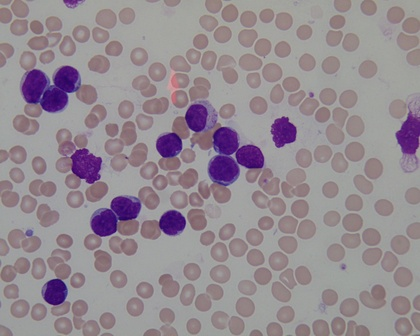
%> input picture Im003_1.jpg, 420 x 336 px, shrunk from 1712 x 1368 before the run
$ octave --eval "result = DE_MGF;"   (GNU Octave 9; MATLAB toolbox functions it lacks are replaced by stand-ins)
%> lines starting %> are read from the running program, lines starting %| are printed output that depends on the picture
### HellingerDistance.m
%% It calculates Hellinger distance, based on: Distance, by Herve Abdi %%%%
%%%   Valentin Osuna-Enciso, CIC-IPN, Abril, 2012 %%%%%%%%%%%%%%%%%%%%%%%%%
function d=HellingerDistance(A,B)
rA=sqrt(A);
rB=sqrt(B);
d=(rA-rB).^2;
d=sum(d);
d=sqrt(d);

### MGF.m
%% Mixture of Gaussian Functions: it works with 3 Gaussian functions. %%%%
function error=MGF(x,H,n)

xp=0:1:255;mix=zeros(256,1);xp=xp';
    for ind1=1:n
    mix=mix+(x(ind1,1)*exp(-((xp-round(x(ind1+n,1))).^2)/(2*(x(ind1+(n*2),1)^2))));%Gauss
%     mix=mix+x(ind1,1)./(1+(((xp-round(x(ind1+1,1))).^2)./x(ind1+2,1)));%Cauchy??
%     mix=mix+(x(ind1,1).*((x(ind1+(n*2),1)^2)./(((xp-round(x(ind1+n,1))).^2)+(x(ind1+(n*2),1)^2))));%Cauchi
%     mix=mix+(x(ind1,1)*exp(-((xp-round(x(ind1+1,1))))/((x(ind1+2,1)))));%Laplacian
    end
    medias=[]; cont=0;
    for ind=n+1:n*2
        medias=[medias,x(ind,1)];
        cont=cont+1;
    end
    medias=sort(medias); suma=0;
    for ind=1:cont-1
        if(medias(1,ind+1)-medias(1,ind))<(256*1.5)/(n*3)
            suma=suma+(1/(medias(1,ind+1)-medias(1,ind)));
        end
    end
% [4 lines of commented-out code are left out]
    error=HellingerDistance(H,mix)+(suma);
    %error=HellingerDistance(H,mix)+(Di/150);
%     error=HellingerDistance(H,mix);
end
%%
    % [12 lines of commented-out code are left out]

### DE_MGF.m
% Differential Evolution + Mixture of Gaussian Functions (DE_MGF) %%%%%%%%%
% Valentin Osuna-Enciso, CIC-IPN, Abril, 2012 %%%%%%%%%%%%%%%%%%%%%%%%%%%%%
% Paper: Segmentation of blood cell images using evolutive Methods. %%%%%%%
% En esta version, utilizo distancia Hellinger en vez de distancia %%%%%%%%
% Euclideana. Mejores resultados, mejor convergencia, no es necesario el %%
% factor de penalizacion. %%%%%%%%%%%%%%%%%%%%%%%%%%%%%%%%%%%%%%%%%%%%%%%%%
function [temp t EvaluacioneFO tiempo mhd]=DE_MGF
clear all
format long
DB=imread('Im003_1.jpg');%
%> DB is the input picture: size 336x420x3 uint8; mean R, G, B 148.6, 138.5, 145.6
numClases=4;    %Numero de clases que deseo obtener(a-priori)
DB=rgb2gray(DB);%Convierto a escala de grises
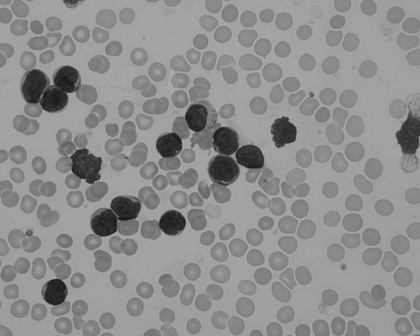
%> DB: size 336x420 uint8; min 23, max 176, mean 142.3
H=imhist(DB);   %Calculo del Histograma
%> H = 256 values, max 11059 at index 163, min 0 at index 1, mean 551.2
H=H/sum(H);     %Se normaliza Histograma experimental(suma de Hi=1)
%> H = 256 values, max 0.0784 at index 163, min 0 at index 1, mean 0.00391
%Amax=max(H);
L=size(H,1);
%> L = 256
Amax=[max(H),L-1,L/(numClases*4)]; %Mmax=L-1;Dmax=L-1;
%> Amax = [0.0784 255 16]
Amin=[0,1,0];

x_high=[];x_low=[];
    for ind1=1:3
        x_high=[x_high;ones(numClases,1)*Amax(ind1)];
        x_low=[x_low;ones(numClases,1)*Amin(ind1)];
    end
%> after the loop, x_high = [0.0784; 0.0784; 0.0784; 0.0784; 255; 255; 255; 255; 16; 16; 16; 16]; x_low = [0; 0; 0; 0; 1; 1; 1; 1; 0; 0; 0; 0]
% x_high=[Amax;L-1;(L-1)/12;Amax;L-1;(L-1)/12;Amax;L-1;(L-1)/12];
% x_low=[0;1;0;0;1;0;0;1;0];
x=[]; xp=0:1:255;
%INICIALIZACION DE1: %%%%%%%%%%%%%%%%%%%%%%%%%%%%%%%%%%%%%%%%%%%%%%%%%%%%%%
Np=90;          %Tamano de la poblacion.90
F=0.25;         %Factor de escalamiento
Cr=0.8;         %Probabilidad de cruza
D=numClases*3;  %Para 3 clases, 9 dimensiones.
gmax=1000;      %Numero maximo de iteraciones
t=0;            %Contador de iteraciones
EvaluacioneFO=0;
for ind1=1:Np
    for ind2=1:D
       x(ind2,ind1)=x_low(ind2,1)+rand()*(x_high(ind2,1)-x_low(ind2,1));
    end
    error(ind1)=MGF(x(:,ind1),H,numClases);
    EvaluacioneFO=EvaluacioneFO+1;
end
%> this loop made 90 passes
%> error in MGF on passes 1 to 12: 1.87, 2.75, 1.35, 1.54, 1.76, 1.72, 2.51, 2.5, 1.52, 1.63, 2.34, 1.27
%> after the loop, EvaluacioneFO = 90; error = 90 values, max 5.33 at index 60, min 1.11 at index 85, mean 1.88
[f_x ind]=sort(error);%Ordeno deMenor aMayor la evaluacion de la funcion
%> f_x = 90 values from 1.11 to 5.33; ind = 90 values, max 90 at index 81, min 1 at index 52, mean 45.5
x_best=x(:,ind(1));%Guardo el mejor;Van Np Evaluaciones De La Funcion.
%> x_best = [0.0136; 0.0133; 0.0516; 0.0123; 28.95; 129; 203.4; 154.7; 12.08; 4.25; 4.56; 6.86]
% rng('shuffle');
tic
while f_x(1,1)>0.12 && t<gmax
   for ind1=1:Np
       r1=randi(Np);r2=randi(Np);
       while(r1==r2==ind1)
          r1=randi(Np); r2=randi(Np);       %Generados sean diferentes.
       end
       v(:,1)=x_best+F*(x(:,r1)-x(:,r2));   %Mutacion
       u(:,1)=x(:,ind1);
       j_rand=randi(D);
       for ind2=1:D                         %Genero vector de prueba
          if(rand()<Cr || ind2==j_rand) && v(j_rand,1)>0     %Cruza
             u(j_rand,1)=v(j_rand,1);
          end
       end
        temp=MGF(u(:,1),H,numClases);
        EvaluacioneFO=EvaluacioneFO+1;
        if(temp<error(ind1))
          x(:,ind1)=u(:,1);
          %error(ind1)=temp;
          if (temp<f_x(1,1))
             x_best=u(:,1);
             f_x(1,1)=temp;
          end
      end
   end
   t=t+1;
   disp(sprintf('Iterac=%d, Fitnes=%f, Evaluaciones:%d\n',t,f_x(1,1),EvaluacioneFO));
end
%disp(sprintf('  Iterac=%d, Fitnes=%f, Evaluaciones:%d\n',t,f_x(1,1),EvaluacioneFO));
tiempo=toc;
%x_best=x_best';
T=grafica(x_best,H,DB,D,numClases);
temp=f_x(1,1);
end
% [99 lines of commented-out code are left out]
%> (the run ends here)
